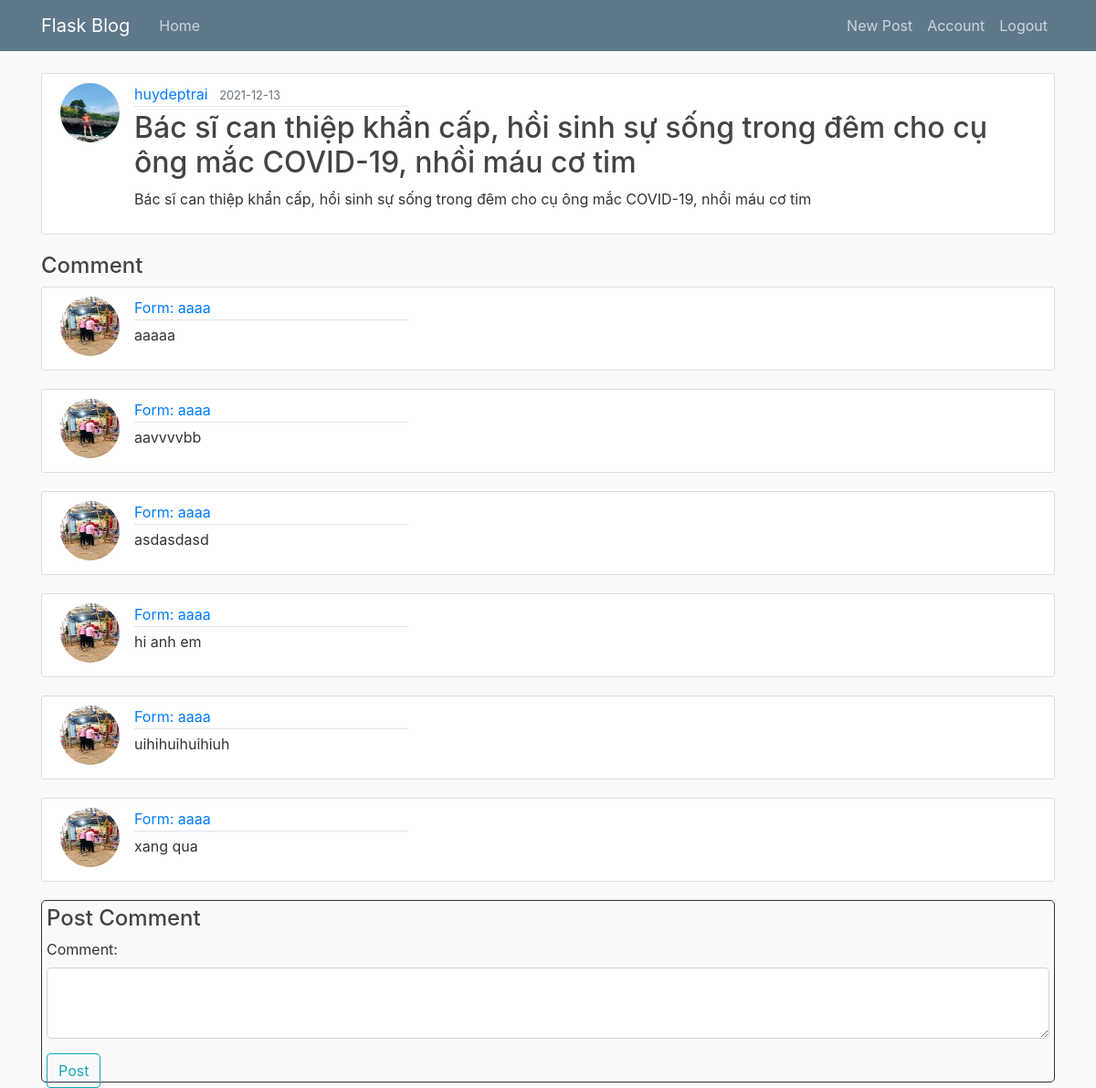
/post/23 (signed in), run on the app's committed database.
### flaskblog/models.py (models this page shows, shortened)
class User(db.Model, UserMixin):
    id = db.Column(db.Integer, primary_key=True)
    username = db.Column(db.String(20), unique=True, nullable=False)
    email = db.Column(db.String(120), unique=True, nullable=False)
    image_file = db.Column(db.String(20), nullable=False, default='default.jpg')
    password = db.Column(db.String(60), nullable=False)
    posts = db.relationship('Post', backref='author', lazy=True)
    comments = db.relationship('Comment', backref='author', lazy="dynamic")

class Post(db.Model):
    id = db.Column(db.Integer, primary_key=True)
    title = db.Column(db.String(100), nullable=False)
    date_posted = db.Column(db.DateTime, nullable=False, default=datetime.utcnow)
    content = db.Column(db.Text, nullable=False)
    user_id = db.Column(db.Integer, db.ForeignKey('user.id'), nullable=False)

class Comment(db.Model):
    id = db.Column(db.Integer, primary_key=True)
    idpost = db.Column(db.Integer)
    body = db.Column(db.Text)
    timestamp = db.Column(db.DateTime, index=True, default=datetime.utcnow)
    author_id = db.Column(db.Integer, db.ForeignKey('user.id'))

### flaskblog/routes.py (the view, shortened to what this page needs)
@app.route("/post/<int:post_id>", methods=['GET', 'POST'])
@login_required
def post(post_id):
    post = Post.query.get_or_404(post_id)
    comments = Comment.query.all()
    form = CommentForm()
    print(form.errors)
    return render_template('post.html', title=post.title, post=post,comments=comments, form=form)

### flaskblog/forms.py
class CommentForm(FlaskForm):
    body = TextAreaField('Content', validators=[DataRequired()])
    submit = SubmitField('Post')

### flaskblog/models.py (called while the page is built)
@login_manager.user_loader
def load_user(user_id):
    return User.query.get(int(user_id))

### flaskblog/templates/post.html (shortened to what this page needs)
{% extends "layout.html" %}
{% block content %}
  <article class="media content-section sualai ">
    <img class="rounded-circle article-img" src="{{ url_for('static', filename='profile_pics/' + post.author.image_file) }}">
    <article class="media-body">
      <div class="article-metadata">
        <a class="mr-2" href="{{ url_for('user_posts', username=post.author.username) }}">{{ post.author.username }}</a>
        <small class="text-muted">{{ post.date_posted.strftime('%Y-%m-%d') }}</small>
      </div>
      <h2 class="article-title">{{ post.title }}</h2>
      <p class="article-content">{{ post.content }}</p>
      </div>
    </div>
  <h4>Comment</h4>
{% if comments %}
{% for comment in comments %}
  {% if comment.idpost==post.id %}
<div class="media content-section">
  <img class="rounded-circle article-img" src="{{ url_for('static', filename='profile_pics/' + comment.author.image_file) }}">
  <div class="media-body">
    <div class="article-metadata">
      <a class="mr-2" href="{{ url_for('user_posts', username = comment.author.username) }}"> Form: {{ comment.author.username }}</a>
    </div>
    <p class="phanbinhluan">{{ comment.body }}</p>
  </div>
</div>
    {% endif %}
    {% endfor %}
{% endif %}
  <div class="binhluan">
    <form method="POST" action="">
      <h4> Post Comment</h4>
      <div class="form-group">
        <label for="comment">Comment:</label>
        <p class="article-content" >{{ form.body(class="form-control form-control-lg") }}</p>
          {{ form.submit(class="btn btn-outline-info") }}
      </div>
  </form>
  </div>
{% endblock content %}

### flaskblog/static/main.css (style rules this page uses)
body { background: #fafafa; color: #333333; margin-top: 5rem; }
a { text-decoration: none; }
h1, h2, h3, h4, h5, h6 { color: #444444; }
.content-section { background: #ffffff; padding: 10px 20px; border: 1px solid #dddddd; border-radius: 3px; margin-bottom: 20px; }
.article-title { color: #444444; }
.article-content { white-space: pre-line; }
.article-img { height: 65px; width: 65px; margin-right: 16px; }
.article-metadata { padding-bottom: 1px; margin-bottom: 4px; width: 300px; border-bottom: 1px solid #e3e3e3 }
.binhluan { padding: 5px; border: 1px solid; border-radius: 5px; height: 200px; width: 1110px; }
.sualai { width: 1110px; }

### data on the page
User: image_file (picture), author.username "huydeptrai"
Post: date_posted "2021-12-13", title "Bác sĩ can thiệp khẩn cấp, hồi sinh sự sống trong đêm cho cụ ông mắc COVID-19, nhồi máu cơ tim", content "Bác sĩ can thiệp khẩn cấp, hồi sinh sự sống trong đêm cho cụ ông mắc COVID-19, nhồi máu cơ tim"
Comment: image_file (picture), author.username "aaaa", body "aaaaa"
Comment: image_file (picture), author.username "aaaa", body "aavvvvbb"
Comment: image_file (picture), author.username "aaaa", body "asdasdasd"
Comment: image_file (picture), author.username "aaaa", body "hi anh em"
Comment: image_file (picture), author.username "aaaa", body "uihihuihuihiuh"
Comment: image_file (picture), author.username "aaaa", body "xang qua"
